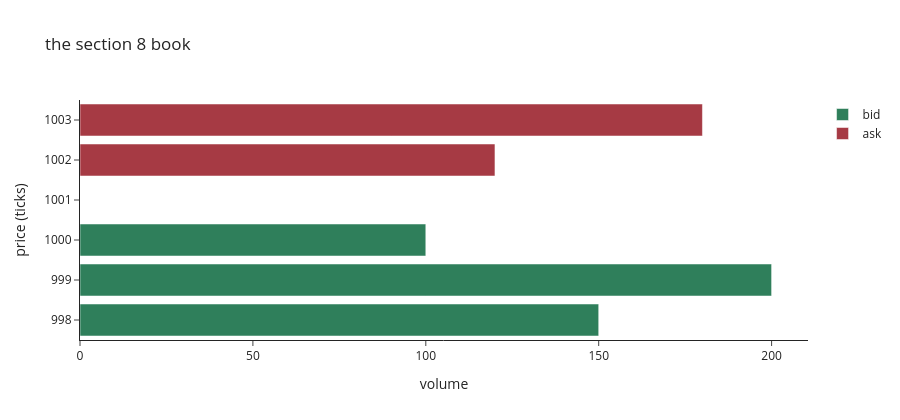

Notebook code for this chart:
### Code cell
book_figure(book, depth=6, title='the section 8 book')

### Figure 1 — Plotly figure (JSON) as saved in the notebook; plotly's stock layout.template omitted (floating-point values rounded to 4 significant figures)
{"data": [{"customdata": [100, 300, 450], "hovertemplate": "%{y} &times; %{x}<br>cumulative %{customdata}<extra>bid</extra>", "marker": {"color": "#2f7f5b"}, "name": "bid", "orientation": "h", "type": "bar", "x": [100, 200, 150], "y": [1000, 999, 998]}, {"customdata": [120, 300], "hovertemplate": "%{y} &times; %{x}<br>cumulative %{customdata}<extra>ask</extra>", "marker": {"color": "#a63a44"}, "name": "ask", "orientation": "h", "type": "bar", "x": [120, 180], "y": [1002, 1003]}], "layout": {"barmode": "overlay", "height": 420, "title": {"text": "the section 8 book"}, "xaxis": {"title": {"text": "volume"}}, "yaxis": {"title": {"text": "price (ticks)"}}}}
